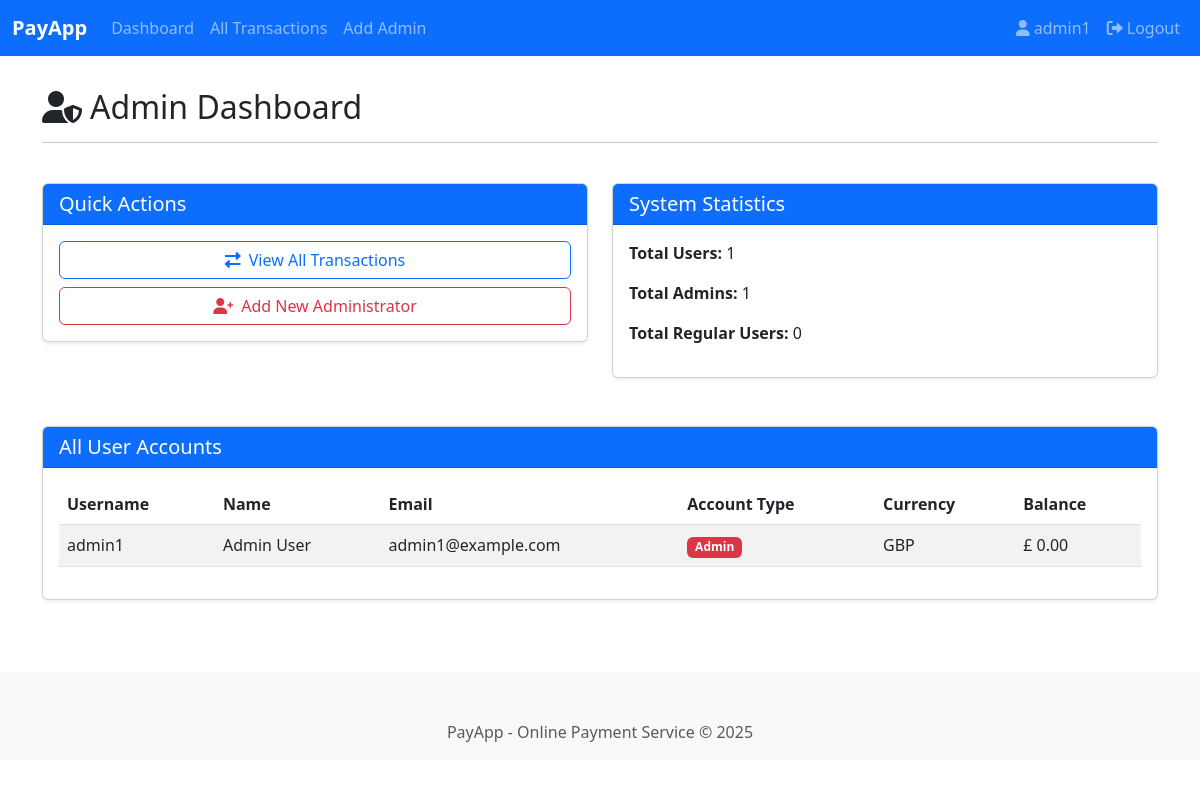
The app's page /webapps2025/admin/dashboard/ (signed in), older data.
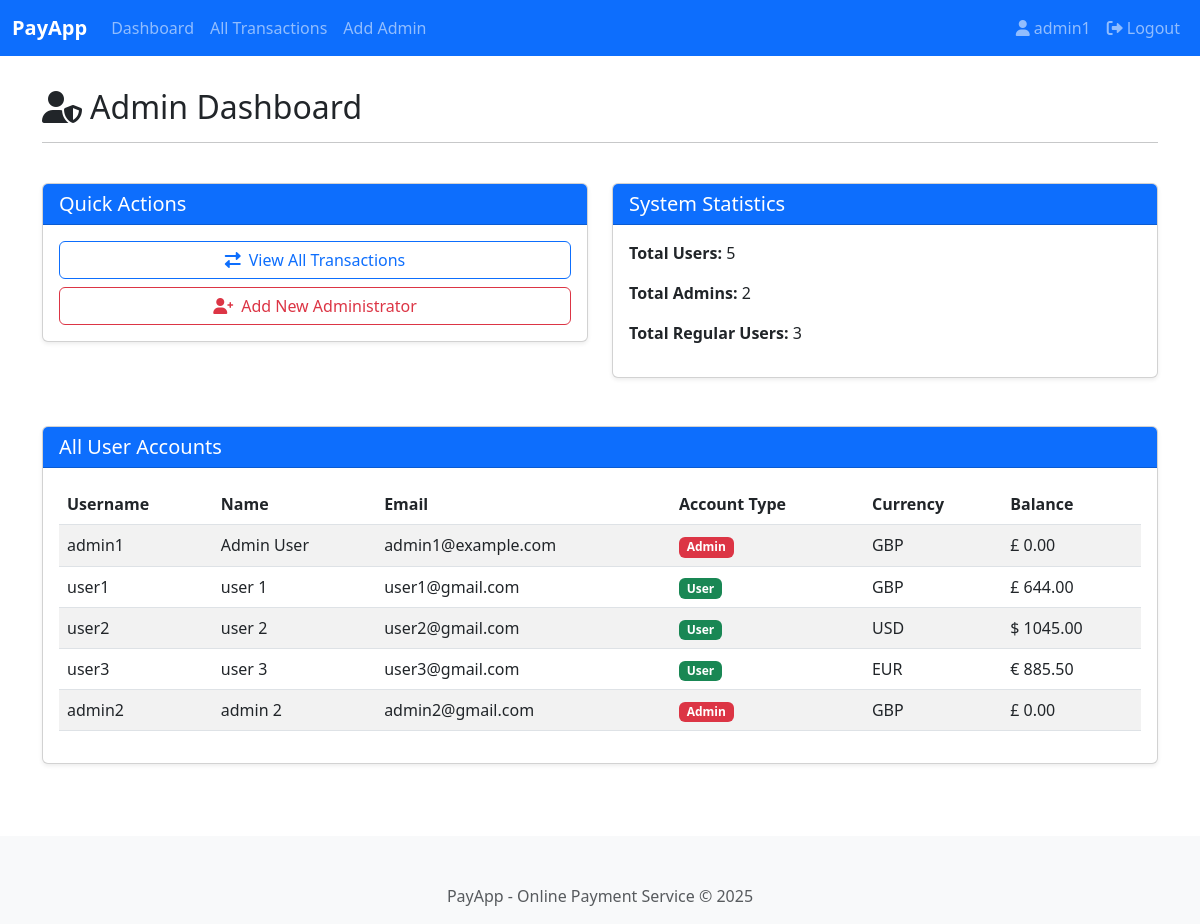
The same page, newer data.
### register/models.py (models this page shows, shortened)
class UserProfile(models.Model):
    CURRENCY_CHOICES = (
        ('GBP', 'British Pound (£)'),
        ('USD', 'US Dollar ($)'),
        ('EUR', 'Euro (€)'),
    )
    user = models.OneToOneField(User, on_delete=models.CASCADE, related_name='profile')
    currency = models.CharField(max_length=3, choices=CURRENCY_CHOICES, default='GBP')
    balance = models.DecimalField(max_digits=12, decimal_places=2, default=0.00)
    is_admin = models.BooleanField(default=False)

### register/views.py (the view)
# urls.py: path('admin/dashboard/', views.admin_dashboard_view, name='admin_dashboard'),
@login_required
def admin_dashboard_view(request):
    if not request.user.profile.is_admin:
        return HttpResponseForbidden("You don't have permission to access this page.")
    user_profiles = UserProfile.objects.all()
    total_users = user_profiles.count()
    admin_users = user_profiles.filter(is_admin=True).count()
    regular_users = user_profiles.filter(is_admin=False).count()
    context = {
        'user_profiles': user_profiles,
        'total_users': total_users,
        'admin_users': admin_users,
        'regular_users': regular_users
    }
    return render(request, 'register/admin_dashboard.html', context)

### templates/register/admin_dashboard.html (shortened to what this page needs)
{% extends 'base.html' %}
{% block content %}
<div class="row mb-4">
    <div class="col-md-12">
        <h2>
            <i class="fas fa-user-shield me-2"></i>Admin Dashboard
        </h2>
        <hr>
    </div>
</div>
<div class="row mb-4">
    <div class="col-md-6">
        <div class="card">
            <div class="card-header bg-primary text-white">
                <h5 class="mb-0">Quick Actions</h5>
            </div>
            <div class="card-body">
                <div class="d-grid gap-2">
                    <a href="{% url 'admin_transactions' %}" class="btn btn-outline-primary">
                        <i class="fas fa-exchange-alt me-2"></i>View All Transactions
                    </a>
                    <a href="{% url 'admin_register' %}" class="btn btn-outline-danger">
                        <i class="fas fa-user-plus me-2"></i>Add New Administrator
                    </a>
                </div>
            </div>
        </div>
    </div>
    <div class="col-md-6">
        <div class="card">
            <div class="card-header bg-primary text-white">
                <h5 class="mb-0">System Statistics</h5>
            </div>
            <div class="card-body">
              <p><strong>Total Users:</strong> {{ total_users }}</p>
<p><strong>Total Admins:</strong> {{ admin_users }}</p>
<p><strong>Total Regular Users:</strong> {{ regular_users }}</p>
            </div>
        </div>
    </div>
</div>
<div class="row">
    <div class="col-md-12">
        <div class="card">
            <div class="card-header bg-primary text-white">
                <h5 class="mb-0">All User Accounts</h5>
            </div>
            <div class="card-body">
                <div class="table-responsive">
                    <table class="table table-striped table-hover">
                        <thead>
                            <tr>
                                <th>Username</th>
                                <th>Name</th>
                                <th>Email</th>
                                <th>Account Type</th>
                                <th>Currency</th>
                                <th>Balance</th>
                            </tr>
                        </thead>
                        <tbody>
                            {% for profile in user_profiles %}
                                <tr>
                                    <td>{{ profile.user.username }}</td>
                                    <td>{{ profile.user.first_name }} {{ profile.user.last_name }}</td>
                                    <td>{{ profile.user.email }}</td>
                                    <td>
                                        {% if profile.is_admin %}
                                            <span class="badge bg-danger">Admin</span>
                                        {% else %}
                                            <span class="badge bg-success">User</span>
                                        {% endif %}
                                    </td>
                                    <td>{{ profile.currency }}</td>
                                    <td>
                                        {% if profile.currency == 'GBP' %}£{% elif profile.currency == 'USD' %}${% else %}€{% endif %}
                                        {{ profile.balance }}
                                    </td>
                                </tr>
                            {% empty %}
                                <tr>
                                    <td colspan="6" class="text-center">No user accounts found.</td>
                                </tr>
                            {% endfor %}
                        </tbody>
                    </table>
                </div>
            </div>
        </div>
    </div>
</div>
{% endblock %}

Row changes from the older to the newer data that the page shows:
added UserProfile: user.username "user1", user.first_name "user", user.last_name "1", user.email "user1@gmail.com", is_admin "User", currency "GBP", balance "644.00"
added UserProfile: user.username "user2", user.first_name "user", user.last_name "2", user.email "user2@gmail.com", is_admin "User", currency "USD", balance "1045.00"
added UserProfile: user.username "user3", user.first_name "user", user.last_name "3", user.email "user3@gmail.com", is_admin "User", currency "EUR", balance "885.50"
added UserProfile: user.username "admin2", user.first_name "admin", user.last_name "2", user.email "admin2@gmail.com", is_admin "Admin", currency "GBP", balance "0.00"
Text that changed along with them:
{{ total_users }}: "1" → "5"
{{ admin_users }}: "1" → "2"
{{ regular_users }}: "0" → "3"
